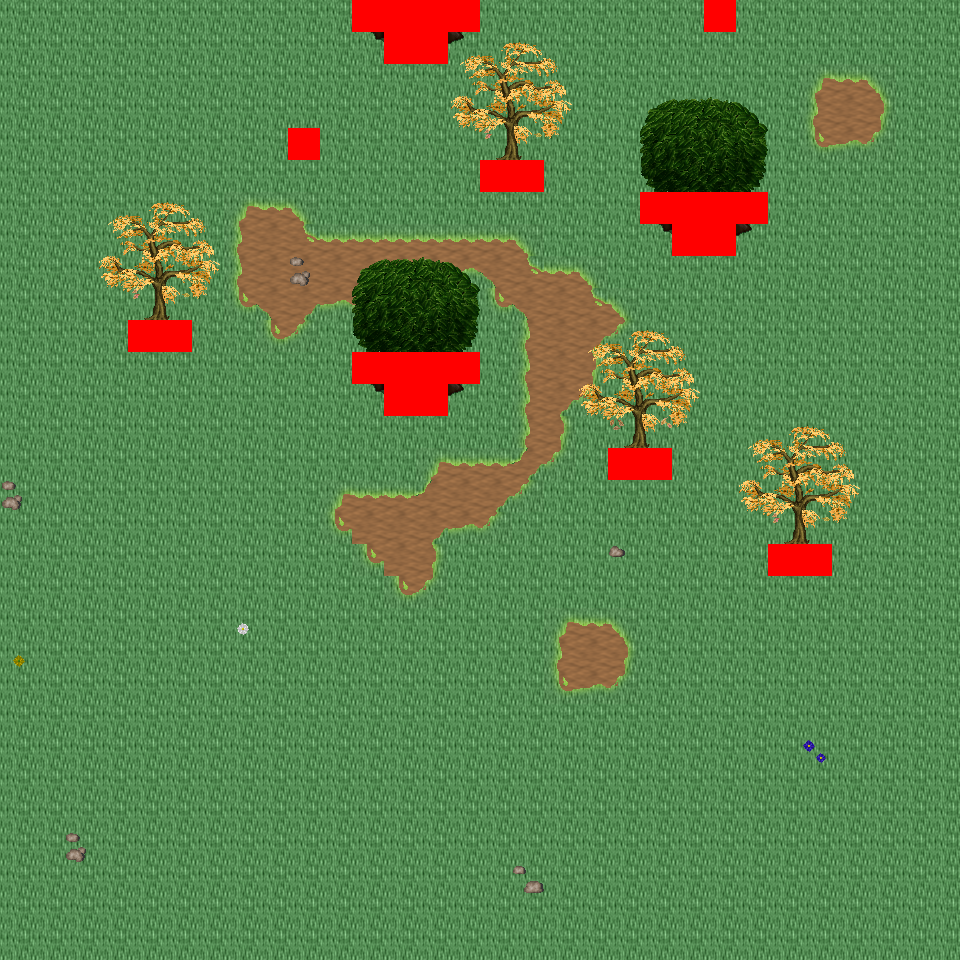

This game map was drawn from its Tiled (.tmx) file and the tilesets committed beside it. A one-line description and the trimmed map source follow:
An orthogonal 30x30 tile map with 32x32 px tiles, 6 tile layers (Ground, Object, Object2, Above, ...), 25 tilesets and 6 objects (6x mapExit).

<map version="1.0" orientation="orthogonal" renderorder="right-down" width="30" height="30" tilewidth="32" tileheight="32" nextobjectid="7">
  <tileset firstgid="1" name="tileset_logic_collision" tilewidth="32" tileheight="32" tilecount="1" columns="1">
    <image source="../drawable/tileset_logic_collision.png" width="32" height="32" />
  </tileset>
  <tileset firstgid="2" name="tileset_ground_ridge_earth_pale" tilewidth="32" tileheight="32" tilecount="96" columns="12">
    <image source="../drawable/tileset_ground_ridge_earth_pale.png" width="384" height="256" />
  </tileset>
  <tileset firstgid="98" name="tileset_ground_ridge_earth_dark" tilewidth="32" tileheight="32" tilecount="96" columns="12">
    <image source="../drawable/tileset_ground_ridge_earth_dark.png" width="384" height="256" />
  </tileset>
  <tileset firstgid="194" name="tileset_ground_ground" tilewidth="32" tileheight="32" tilecount="33" columns="3">
    <image source="../drawable/tileset_ground_ground.png" width="96" height="352" />
  </tileset>
  <tileset firstgid="227" name="tileset_plant_stump_small_stump" tilewidth="32" tileheight="32" tilecount="4" columns="2">
    <image source="../drawable/tileset_plant_stump_small_stump.png" width="64" height="64" />
  </tileset>
  <tileset firstgid="231" name="tileset_plant_tree_fall_trees" tilewidth="32" tileheight="32" tilecount="40" columns="8">
    <image source="../drawable/tileset_plant_tree_fall_trees.png" width="256" height="160" />
  </tileset>
  <tileset firstgid="271" name="tileset_plant_tree_pine_tree" tilewidth="32" tileheight="32" tilecount="20" columns="4">
    <image source="../drawable/tileset_plant_tree_pine_tree.png" width="128" height="160" />
  </tileset>
  <tileset firstgid="291" name="tileset_plant_tree_tree_darkgreen" tilewidth="32" tileheight="32" tilecount="88" columns="8">
    <image source="../drawable/tileset_plant_tree_tree_darkgreen.png" width="256" height="352" />
  </tileset>
  <tileset firstgid="379" name="tileset_plant_leaves" tilewidth="32" tileheight="32" tilecount="8" columns="4">
    <image source="../drawable/tileset_plant_leaves.png" width="128" height="64" />
  </tileset>
  <tileset firstgid="387" name="tileset_plant_flower_daisy_blue" tilewidth="32" tileheight="32" tilecount="8" columns="2">
    <image source="../drawable/tileset_plant_flower_daisy_blue.png" width="64" height="128" />
  </tileset>
  <tileset firstgid="395" name="tileset_plant_flower_daisy_red" tilewidth="32" tileheight="32" tilecount="8" columns="2">
    <image source="../drawable/tileset_plant_flower_daisy_red.png" width="64" height="128" />
  </tileset>
  <tileset firstgid="403" name="tileset_plant_flower_daisy_white" tilewidth="32" tileheight="32" tilecount="8" columns="2">
    <image source="../drawable/tileset_plant_flower_daisy_white.png" width="64" height="128" />
  </tileset>
  <tileset firstgid="411" name="tileset_plant_flower_daisy_yellow" tilewidth="32" tileheight="32" tilecount="8" columns="2">
    <image source="../drawable/tileset_plant_flower_daisy_yellow.png" width="64" height="128" />
  </tileset>
  <tileset firstgid="419" name="tileset_ground_grass_corners" tilewidth="32" tileheight="32" tilecount="24" columns="6">
    <image source="../drawable/tileset_ground_grass_corners.png" width="192" height="128" />
  </tileset>
  <tileset firstgid="443" name="tileset_ground_grass_edges" tilewidth="32" tileheight="32" tilecount="36" columns="12">
    <image source="../drawable/tileset_ground_grass_edges.png" width="384" height="96" />
  </tileset>
  <tileset firstgid="479" name="tileset_ground_rock_pebbles" tilewidth="32" tileheight="32" tilecount="3" columns="1">
    <image source="../drawable/tileset_ground_rock_pebbles.png" width="32" height="96" />
  </tileset>
  <tileset firstgid="482" name="tileset_logic_portal" tilewidth="32" tileheight="32" tilecount="24" columns="8">
    <image source="../drawable/tileset_logic_portal.png" width="256" height="96" />
  </tileset>
  <tileset firstgid="506" name="tileset_logic_creature_ent" tilewidth="32" tileheight="32" tilecount="4" columns="4">
    <image source="../drawable/tileset_logic_creature_ent.png" width="128" height="32" />
  </tileset>
  <tileset firstgid="510" name="tileset_logic_creature_animal" tilewidth="32" tileheight="32" tilecount="32" columns="8">
    <image source="../drawable/tileset_logic_creature_animal.png" width="256" height="128" />
  </tileset>
  <tileset firstgid="542" name="tileset_logic_creature_human_evil" tilewidth="32" tileheight="32" tilecount="16" columns="8">
    <image source="../drawable/tileset_logic_creature_human_evil.png" width="256" height="64" />
  </tileset>
  <tileset firstgid="558" name="tileset_terrain_grassland" tilewidth="32" tileheight="32" tilecount="88" columns="8">
    <image source="../drawable/tileset_terrain_grassland.png" width="256" height="352" />
  </tileset>
  <tileset firstgid="646" name="tileset_terrain_cave_opening" tilewidth="32" tileheight="32" tilecount="12" columns="3">
    <image source="../drawable/tileset_terrain_cave_opening.png" width="96" height="128" />
  </tileset>
  <tileset firstgid="658" name="tileset_ground_ladder_vertical_dark" tilewidth="32" tileheight="32" tilecount="3" columns="3">
    <image source="../drawable/tileset_ground_ladder_vertical_dark.png" width="96" height="32" />
  </tileset>
  <tileset firstgid="661" name="tileset_plant_flower_flowers_mixed" tilewidth="32" tileheight="32" tilecount="16" columns="4">
    <image source="../drawable/tileset_plant_flower_flowers_mixed.png" width="128" height="128" />
  </tileset>
  <tileset firstgid="677" name="tileset_logic_creature_reptile" tilewidth="32" tileheight="32" tilecount="7" columns="7">
    <image source="../drawable/tileset_logic_creature_reptile.png" width="224" height="32" />
  </tileset>
  <layer name="Ground" width="30" height="30">
    <data>[900 cells, 900 non-empty, 2 distinct tile ids]</data>
  </layer>
  <layer name="Object" width="30" height="30">
    <data>[900 cells, 116 non-empty, 27 distinct tile ids]</data>
  </layer>
  <layer name="Object2" width="30" height="30">
    <data>[900 cells, 22 non-empty, 12 distinct tile ids]</data>
  </layer>
  <layer name="Above" width="30" height="30">
    <data>[900 cells, 88 non-empty, 28 distinct tile ids]</data>
  </layer>
  <layer name="Above2" width="30" height="30">
    <data>[900 cells, 0 non-empty, 0 distinct tile ids]</data>
  </layer>
  <layer name="Walkable" width="30" height="30">
    <data>[900 cells, 28 non-empty, 1 distinct tile ids]</data>
  </layer>
  <objectgroup name="MapEvents">
    <object id="1" name="north" type="mapExit" x="0" y="0" width="352" height="32">
      <properties>
        <property name="map" value="level_0_x52_y25" />
        <property name="x" value="0" />
        <property name="y" value="28" />
      </properties>
    </object>
    <object id="2" name="north2" type="mapExit" x="480" y="0" width="224" height="32">
      <properties>
        <property name="map" value="level_0_x52_y25" />
        <property name="x" value="15" />
        <property name="y" value="28" />
      </properties>
    </object>
    <object id="3" name="north3" type="mapExit" x="736" y="0" width="224" height="32">
      <properties>
        <property name="map" value="level_0_x52_y25" />
        <property name="x" value="23" />
        <property name="y" value="28" />
      </properties>
    </object>
    <object id="4" name="south" type="mapExit" x="0" y="928" width="960" height="32">
      <properties>
        <property name="map" value="level_0_x52_y27" />
        <property name="x" value="0" />
        <property name="y" value="1" />
      </properties>
    </object>
    </objectgroup>
</map>
<!-- 2 of 6 objects omitted -->
